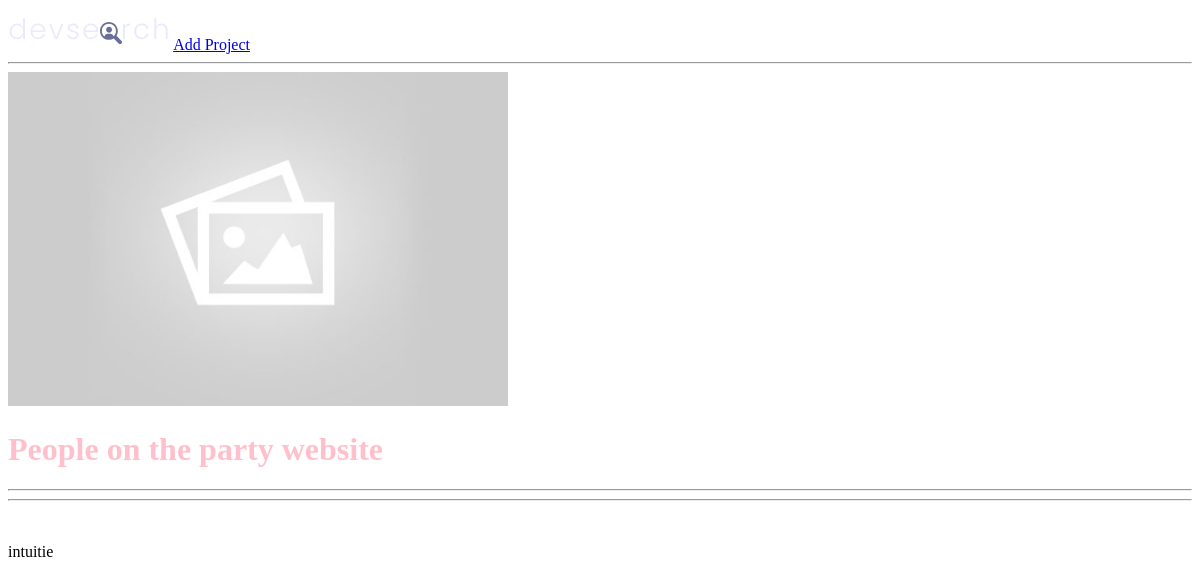
/project/12d1aa33-ee8e-4bc9-8d87-d591d79bb69e/, run on an earlier commit of the app's database.
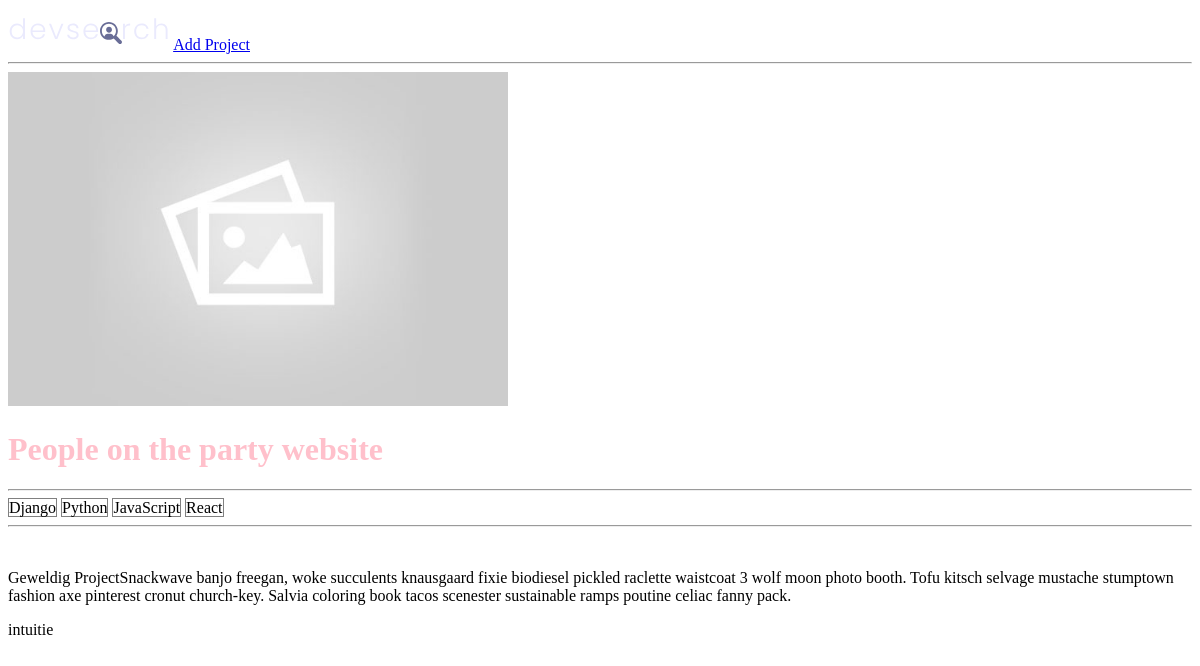
And on a later commit of the database.
### projects/models.py (models this page shows, shortened)
class Project(models.Model):
  title = models.CharField(max_length=200)
  description = models.TextField(null=True, blank=True)
  featured_image = models.ImageField(null=True, blank=True, default="default.jpg")
  demo_link = models.CharField(max_length=2000, null=True, blank=True)
  source_link = models.CharField(max_length=2000, null=True, blank=True)
  tags = models.ManyToManyField('Tag', blank=True)
  vote_total = models.IntegerField(default=0, null=True, blank=True)
  vote_ratio = models.IntegerField(default=0, null=True, blank=True)
  created = models.DateTimeField(auto_now_add=True)
  id = models.UUIDField(default=uuid.uuid4, unique=True, primary_key=True, editable=False)

class Tag(models.Model):
  name = models.CharField(max_length=200)
  created = models.DateTimeField(auto_now_add=True)
  id = models.UUIDField(default=uuid.uuid4, unique=True, primary_key=True, editable=False)
  def __str__(self):
    return self.name

### projects/views.py (the view)
# urls.py: path('project/<str:pk>/', views.project, name="project"),
def project(request, pk):
    projectObj = Project.objects.get(id=pk)
    return render(request, 'projects/single-project.html', {'project': projectObj})

### projects/templates/projects/single-project.html
{% extends 'main.html' %}
{% block content %}
<img style="max-width: 500px;" src="{{ project.featured_image.url }}" >
<h1>{{project.title}}</h1>
<hr>
{% for tag in project.tags.all %}
<span style="border:1px solid grey">{{tag}}</span>
{% endfor %}
<hr>
<br>
<p>
   {{project.description}}
 </p>
{% endblock %}

### templates/main.html (shortened to what this page needs)
<!DOCTYPE html>
{% load static %}
<html lang="en">
<head>
  <link rel="stylesheet" type="text/css" media="screen" href='{% static "styles/main.css" %}'>
</head>
<body>
  {% include 'navbar.html' %}
  {% block content %}
  {% endblock content %}
  <p>intuitie</p>
</body>
</html>

### templates/navbar.html
{% load static %}
<img src="{% static 'images/logo.svg' %}" alt="">
<a href="{% url 'create-project' %}">Add Project</a>
<hr>

### static/styles/main.css (style rules this page uses)
h1 { color: pink; }

What changed in the data, as far as the page shows it:
changed Project "People on the party website": description (not shown) → "Geweldig ProjectSnackwave banjo freegan, woke succulents knausgaard fixie biodiesel pickled raclette waistcoat 3 wolf moon photo booth. Tofu kitsch selvage mustache stumptown fashion axe pinterest cronut church-key. Salvia coloring book tacos scenester sustainable ramps poutine celiac fanny pack."
added Tag: name "Django"
added Tag: name "Python"
added Tag: name "JavaScript"
added Tag: name "React"
